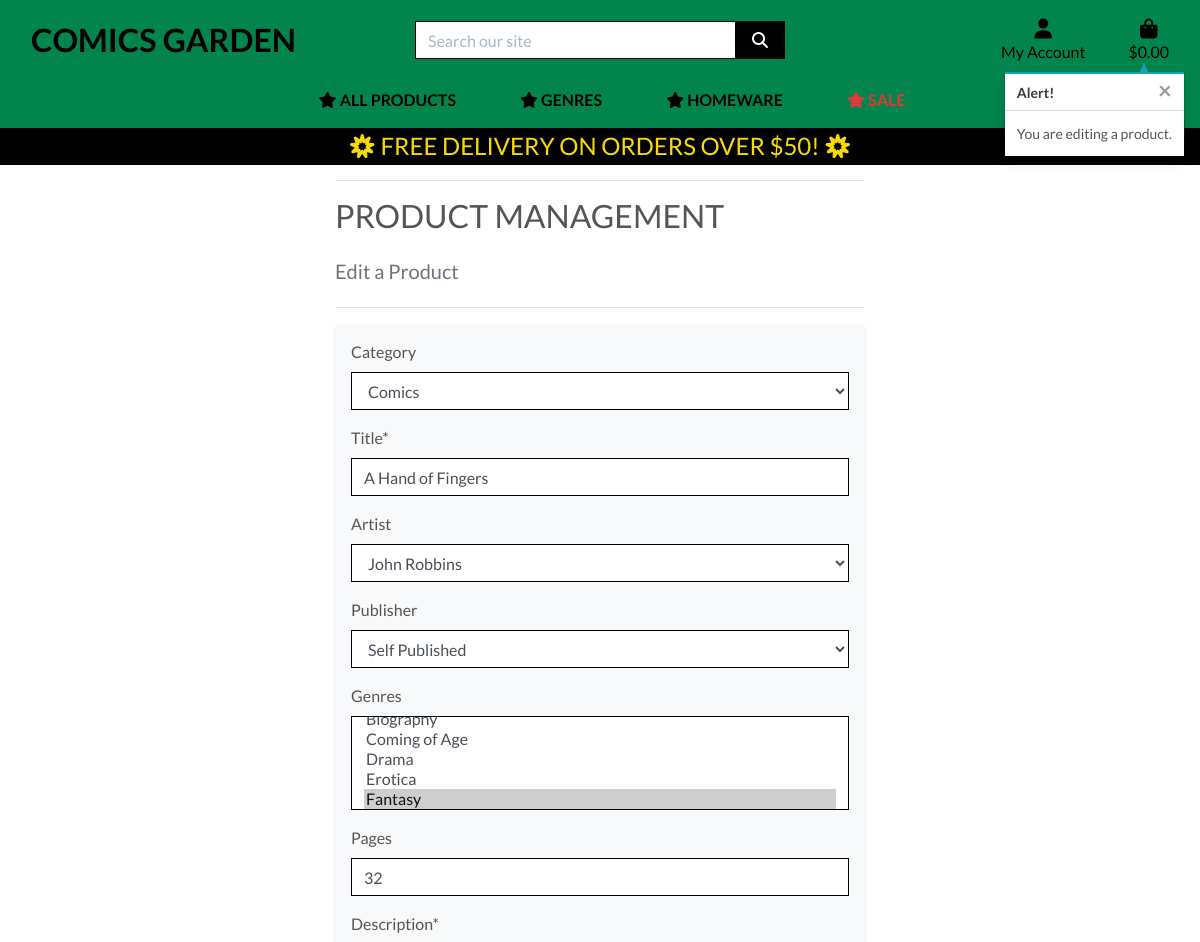
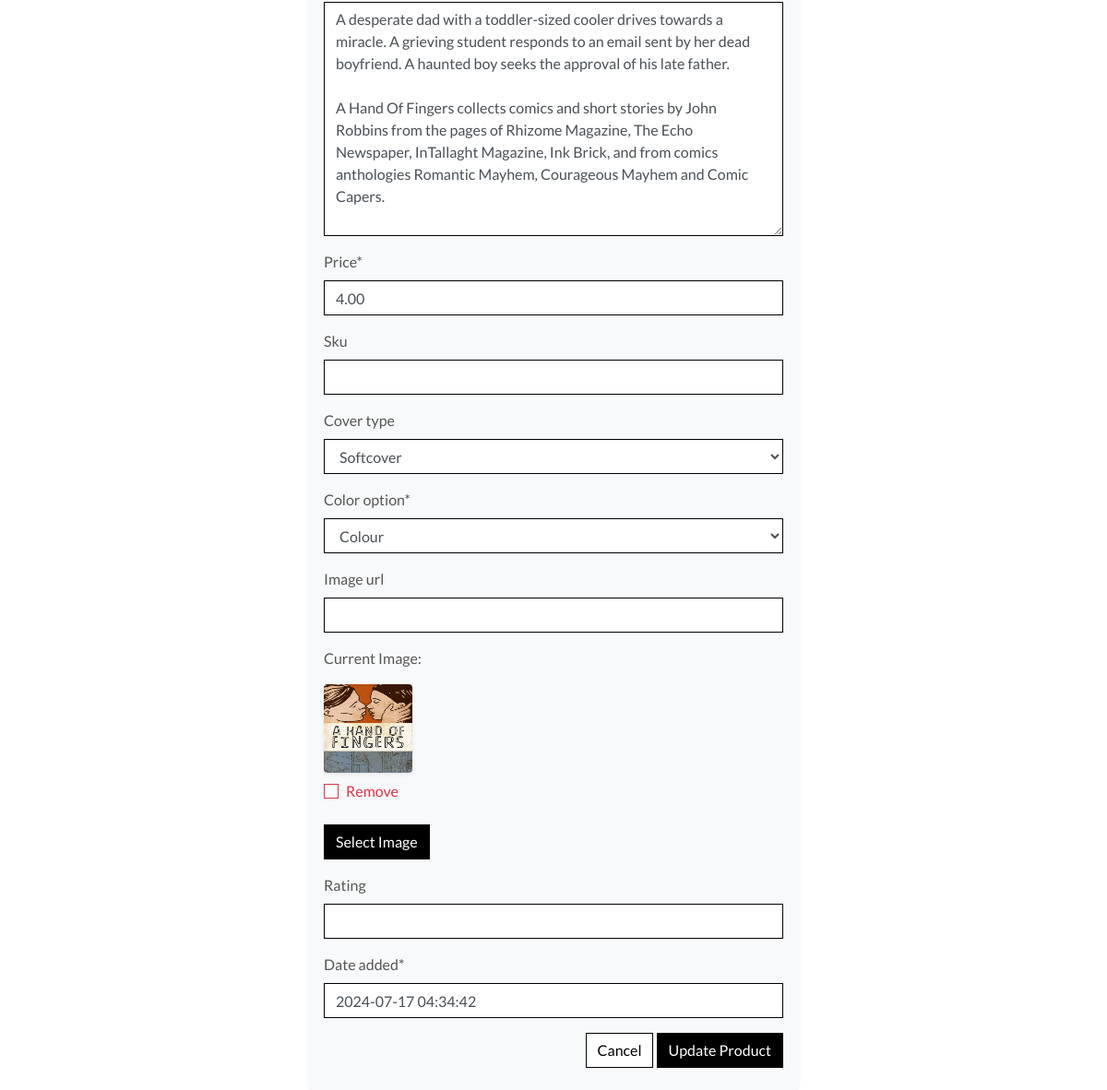
/products/edit/3/ (signed in), run on the app's committed database (2 pictures, top to bottom).
### products/models.py (models this page shows, shortened)
class Product(models.Model):
    COVER_TYPE_CHOICES = [
        ('softcover', 'Softcover'),
        ('hardcover', 'Hardcover'),
    ]
    COLOR_CHOICES = [
        ('colour', 'Colour'),
        ('black_and_white', 'Black and White'),
        ('colour_bw', 'Colour + B&W'),
    ]
    artist = models.ForeignKey('Artist', null=True, blank=True, on_delete=models.SET_NULL)
    category = models.ForeignKey('Category', null=True, blank=True, on_delete=models.SET_NULL)
    publisher = models.ForeignKey('Publisher', null=True, blank=True, on_delete=models.SET_NULL)
    genres = models.ManyToManyField('Genre', blank=True)
    sku = models.CharField(max_length=254, null=True, blank=True)
    title = models.CharField(max_length=254)
    description = models.TextField()
    price = models.DecimalField(max_digits=6, decimal_places=2)
    rating = models.DecimalField(max_digits=6, decimal_places=2, null=True, blank=True)
    pages = models.IntegerField(null=True, blank=True)
    cover_type = models.CharField(max_length=50, choices=COVER_TYPE_CHOICES, blank=True)
    color_option = models.CharField(max_length=20, choices=COLOR_CHOICES, default='colour')
    image_url = models.URLField(max_length=1024, null=True, blank=True)
    image = models.ImageField(null=True, blank=True)
    date_added = models.DateTimeField(default=timezone.now)

### products/views.py (the view)
# urls.py: path('edit/<int:product_id>/', views.edit_product, name='edit_product'),
@login_required
def edit_product(request, product_id):
    if not request.user.is_superuser:
        messages.error(request, 'Sorry, only store owners can do that.')
        return redirect(reverse('home'))
    product = get_object_or_404(Product, pk=product_id)
    if request.method == 'POST':
        form = ProductForm(request.POST, request.FILES, instance=product)
        if form.is_valid():
            form.save()
            messages.success(request, 'Successfully updated product!')
            return redirect(reverse('product_detail', args=[product.id]))
        else:
            messages.error(request, 'Failed to update product. Please ensure the form is valid.')
    else:
        form = ProductForm(instance=product)
        messages.info(request, f'You are editing a product.')
    template = 'products/edit_product.html'
    context = {
        'form': form,
        'product': product,
    }
    return render(request, template, context)

### products/forms.py
class ProductForm(forms.ModelForm):
    class Meta:
        model = Product
        fields = [
            'category',
            'title',
            'artist',
            'publisher',
            'genres',
            'pages',
            'description',
            'price',
            'sku',
            'cover_type',
            'color_option',
            'image_url',
            'image',
            'rating',
            'date_added'
        ]
    image = forms.ImageField(label='Image', required=False, widget=CustomClearableFileInput)
    def __init__(self, *args, **kwargs):
        super().__init__(*args, **kwargs)
        categories = Category.objects.all()
        friendly_names = [(c.id, c.get_friendly_name()) for c in categories]
        self.fields['category'].choices = friendly_names
        genres = Genre.objects.all().order_by('name')
        self.fields['genres'].queryset = genres
        for field_name, field in self.fields.items():
            field.widget.attrs['class'] = 'border-black rounded-0'

### bag/contexts.py (called while the page is built, shortened)
def bag_contents(request):
    bag_items = []
    total = 0
    product_count = 0
    bag = request.session.get('bag', {})
    if total < settings.FREE_DELIVERY_THRESHOLD:
        delivery = total * Decimal(settings.STANDARD_DELIVERY_PERCENTAGE / 100)
        free_delivery_delta = settings.FREE_DELIVERY_THRESHOLD - total
    else:
        delivery = 0
        free_delivery_delta = 0
    grand_total = delivery + total
    context = {
        'bag_items': bag_items,
        'total': total,
        'product_count': product_count,
        'delivery': delivery,
        'free_delivery_delta': free_delivery_delta,
        'free_delivery_threshold': settings.FREE_DELIVERY_THRESHOLD,
        'grand_total': grand_total,
    }
    return context

### products/contexts.py (called while the page is built)
def top_genres(request):
    top_genres = Genre.objects.annotate(num_products=Count('product')).exclude(name__iexact='sale').order_by('-num_products')[:10]
    return {'top_genres': top_genres}

### products/models.py (called while the page is built)
    def get_friendly_name(self):
        return self.friendly_name

    def __str__(self):
        return self.name

    def __str__(self):
        return self.name

    def __str__(self):
        return self.name

### products/templates/products/edit_product.html (shortened to what this page needs)
{% extends "base.html" %}
{% load static %}
{% block page_header %}
    <div class="container header-container">
    </div>
{% endblock %}
{% block content %}
    <div class="container">
        <div class="row">
            <div class="col-12 col-lg-7 mx-auto">
                <hr>
                <h2 class="logo-font mb-4">Product Management</h2>
                <h5 class="text-muted mb-4">Edit a Product</h5>
                <hr>
                <div class="p-3 bg-light rounded shadow-sm">
                    <form method="POST" action="{% url 'edit_product' product.id %}" class="form mb-2" enctype="multipart/form-data">
                        {% for field in form %}
                            {% if field.name != 'image' %}
                                {{ field | as_crispy_field }}
                            {% else %}
                                {{ field }}
                            {% endif %}
                        {% endfor %}
                        <div class="text-right">
                            <a class="btn btn-outline-black rounded-0" href="{% url 'products' %}">Cancel</a>
                            <button class="btn btn-black rounded-0" type="submit">Update Product</button>
                        </div>
                    </form>
                </div>
            </div>
        </div>
    </div>
{% endblock %}

### static/css/base.css (style rules this page uses)
html { height: 100%; }
body { background: url('/media/homepage_background_cropped.jpg') no-repeat center center fixed; background-size: cover; height: calc(100vh - 164px); color: #555; font-family: 'Lato'; }
a { color: #01854d; }
.logo-font { text-transform: uppercase; }
.btn-black { background: black; color: white; }
.btn-outline-black { background: white; color: black !important; border: 1px solid black; }
.border-black { border: 1px solid black !important; }
@media (min-width: 1200px) { .container { max-width: 80%; } }
@media (min-width: 992px) { .header-container { padding-top: 164px; } }

### data on the page
Product: category "Comics" "A Hand of Fingers" "John Robbins" "Self Published" "32" "A desperate dad with a toddler-sized cooler drives towards a miracle. A grieving student responds to an email sent by her dead boyfriend. A haunted boy seeks the approval of his late father. A Hand Of Fingers collects comics and short stories by John Robbins from the pages of Rhizome Magazine, The Echo Newspaper, InTallaght Magazine, Ink Brick, and from comics anthologies Romantic Mayhem, Courageous Mayhem and Comic Capers." "4.00" "Softcover" "Colour" "2024-07-17 04:34:42"

### other printed values
{{ free_delivery_threshold }} "50"
{{ message|safe }} "You are editing a product."
{{ widget.initial_text }} "Current Image"
{{ widget.clear_checkbox_label }} "Remove"
